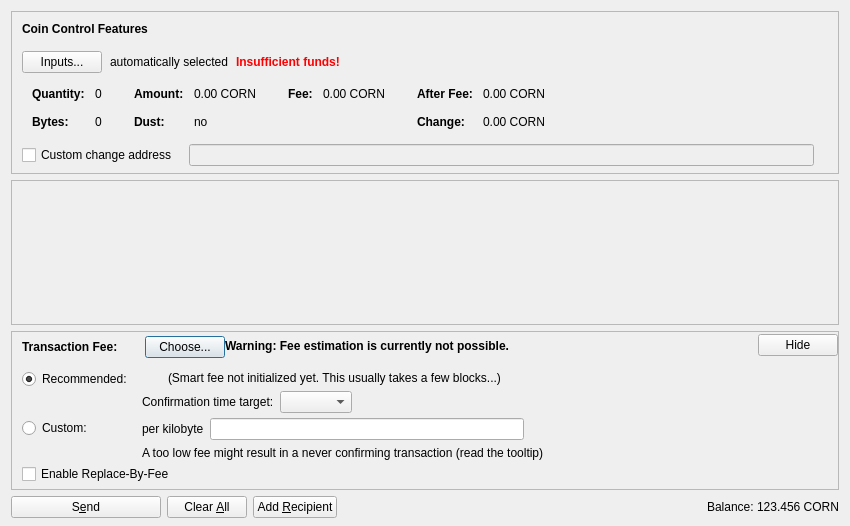
<?xml version="1.0" encoding="UTF-8"?>
<ui version="4.0">
 <class>SendCoinsDialog</class>
 <widget class="QDialog" name="SendCoinsDialog">
  <property name="geometry">
   <rect>
    <x>0</x>
    <y>0</y>
    <width>850</width>
    <height>526</height>
   </rect>
  </property>
  <property name="windowTitle">
   <string>Send Coins</string>
  </property>
  <layout class="QVBoxLayout" name="verticalLayout" stretch="0,1,0,0">
   <property name="bottomMargin">
    <number>8</number>
   </property>
   <item>
    <widget class="QFrame" name="frameCoinControl">
     <property name="sizePolicy">
      <sizepolicy hsizetype="Expanding" vsizetype="Expanding">
       <horstretch>0</horstretch>
       <verstretch>0</verstretch>
      </sizepolicy>
     </property>
     <property name="maximumSize">
      <size>
       <width>16777215</width>
       <height>16777215</height>
      </size>
     </property>
     <property name="frameShape">
      <enum>QFrame::StyledPanel</enum>
     </property>
     <property name="frameShadow">
      <enum>QFrame::Sunken</enum>
     </property>
     <layout class="QVBoxLayout" name="verticalLayoutCoinControl2">
      <property name="spacing">
       <number>0</number>
      </property>
      <property name="leftMargin">
       <number>0</number>
      </property>
      <property name="topMargin">
       <number>0</number>
      </property>
      <property name="rightMargin">
       <number>0</number>
      </property>
      <property name="bottomMargin">
       <number>6</number>
      </property>
      <item>
       <layout class="QVBoxLayout" name="verticalLayoutCoinControl" stretch="0,0,0,0,1">
        <property name="spacing">
         <number>0</number>
        </property>
        <property name="leftMargin">
         <number>10</number>
        </property>
        <property name="topMargin">
         <number>10</number>
        </property>
        <item>
         <layout class="QHBoxLayout" name="horizontalLayoutCoinControl1">
          <property name="bottomMargin">
           <number>15</number>
          </property>
          <item>
           <widget class="QLabel" name="labelCoinControlFeatures">
            <property name="sizePolicy">
             <sizepolicy hsizetype="Preferred" vsizetype="Maximum">
              <horstretch>0</horstretch>
              <verstretch>0</verstretch>
             </sizepolicy>
            </property>
            <property name="font">
             <font>
              <weight>75</weight>
              <bold>true</bold>
             </font>
            </property>
            <property name="styleSheet">
             <string notr="true">font-weight:bold;</string>
            </property>
            <property name="text">
             <string>Coin Control Features</string>
            </property>
           </widget>
          </item>
         </layout>
        </item>
        <item>
         <layout class="QHBoxLayout" name="horizontalLayoutCoinControl2" stretch="0,0,0,0">
          <property name="spacing">
           <number>8</number>
          </property>
          <property name="bottomMargin">
           <number>10</number>
          </property>
          <item>
           <widget class="QPushButton" name="pushButtonCoinControl">
            <property name="styleSheet">
             <string notr="true"/>
            </property>
            <property name="text">
             <string>Inputs...</string>
            </property>
            <property name="autoDefault">
             <bool>false</bool>
            </property>
           </widget>
          </item>
          <item>
           <widget class="QLabel" name="labelCoinControlAutomaticallySelected">
            <property name="text">
             <string>automatically selected</string>
            </property>
            <property name="margin">
             <number>5</number>
            </property>
           </widget>
          </item>
          <item>
           <widget class="QLabel" name="labelCoinControlInsuffFunds">
            <property name="font">
             <font>
              <weight>75</weight>
              <bold>true</bold>
             </font>
            </property>
            <property name="styleSheet">
             <string notr="true">color:red;font-weight:bold;</string>
            </property>
            <property name="text">
             <string>Insufficient funds!</string>
            </property>
            <property name="margin">
             <number>5</number>
            </property>
           </widget>
          </item>
          <item>
           <spacer name="horizontalSpacerCoinControl">
            <property name="orientation">
             <enum>Qt::Horizontal</enum>
            </property>
            <property name="sizeHint" stdset="0">
             <size>
              <width>40</width>
              <height>1</height>
             </size>
            </property>
           </spacer>
          </item>
         </layout>
        </item>
        <item>
         <widget class="QWidget" name="widgetCoinControl" native="true">
          <property name="sizePolicy">
           <sizepolicy hsizetype="Preferred" vsizetype="Preferred">
            <horstretch>0</horstretch>
            <verstretch>0</verstretch>
           </sizepolicy>
          </property>
          <property name="minimumSize">
           <size>
            <width>0</width>
            <height>0</height>
           </size>
          </property>
          <property name="styleSheet">
           <string notr="true"/>
          </property>
          <layout class="QHBoxLayout" name="horizontalLayoutCoinControl5">
           <property name="leftMargin">
            <number>0</number>
           </property>
           <property name="topMargin">
            <number>0</number>
           </property>
           <property name="rightMargin">
            <number>0</number>
           </property>
           <property name="bottomMargin">
            <number>0</number>
           </property>
           <item>
            <layout class="QHBoxLayout" name="horizontalLayoutCoinControl3" stretch="0,0,0,1">
             <property name="spacing">
              <number>20</number>
             </property>
             <property name="topMargin">
              <number>0</number>
             </property>
             <property name="bottomMargin">
              <number>10</number>
             </property>
             <item>
              <layout class="QFormLayout" name="formLayoutCoinControl1">
               <property name="horizontalSpacing">
                <number>10</number>
               </property>
               <property name="verticalSpacing">
                <number>14</number>
               </property>
               <property name="leftMargin">
                <number>10</number>
               </property>
               <property name="topMargin">
                <number>4</number>
               </property>
               <property name="rightMargin">
                <number>6</number>
               </property>
               <item row="0" column="0">
                <widget class="QLabel" name="labelCoinControlQuantityText">
                 <property name="font">
                  <font>
                   <weight>75</weight>
                   <bold>true</bold>
                  </font>
                 </property>
                 <property name="text">
                  <string>Quantity:</string>
                 </property>
                 <property name="margin">
                  <number>0</number>
                 </property>
                </widget>
               </item>
               <item row="0" column="1">
                <widget class="QLabel" name="labelCoinControlQuantity">
                 <property name="cursor">
                  <cursorShape>IBeamCursor</cursorShape>
                 </property>
                 <property name="contextMenuPolicy">
                  <enum>Qt::ActionsContextMenu</enum>
                 </property>
                 <property name="text">
                  <string notr="true">0</string>
                 </property>
                 <property name="margin">
                  <number>0</number>
                 </property>
                 <property name="textInteractionFlags">
                  <set>Qt::LinksAccessibleByMouse|Qt::TextSelectableByKeyboard|Qt::TextSelectableByMouse</set>
                 </property>
                </widget>
               </item>
               <item row="1" column="0">
                <widget class="QLabel" name="labelCoinControlBytesText">
                 <property name="font">
                  <font>
                   <weight>75</weight>
                   <bold>true</bold>
                  </font>
                 </property>
                 <property name="text">
                  <string>Bytes:</string>
                 </property>
                </widget>
               </item>
               <item row="1" column="1">
                <widget class="QLabel" name="labelCoinControlBytes">
                 <property name="cursor">
                  <cursorShape>IBeamCursor</cursorShape>
                 </property>
                 <property name="contextMenuPolicy">
                  <enum>Qt::ActionsContextMenu</enum>
                 </property>
                 <property name="text">
                  <string notr="true">0</string>
                 </property>
                 <property name="textInteractionFlags">
                  <set>Qt::LinksAccessibleByMouse|Qt::TextSelectableByKeyboard|Qt::TextSelectableByMouse</set>
                 </property>
                </widget>
               </item>
              </layout>
             </item>
             <item>
              <layout class="QFormLayout" name="formLayoutCoinControl2">
               <property name="horizontalSpacing">
                <number>10</number>
               </property>
               <property name="verticalSpacing">
                <number>14</number>
               </property>
               <property name="leftMargin">
                <number>6</number>
               </property>
               <property name="topMargin">
                <number>4</number>
               </property>
               <property name="rightMargin">
                <number>6</number>
               </property>
               <item row="0" column="0">
                <widget class="QLabel" name="labelCoinControlAmountText">
                 <property name="font">
                  <font>
                   <weight>75</weight>
                   <bold>true</bold>
                  </font>
                 </property>
                 <property name="text">
                  <string>Amount:</string>
                 </property>
                 <property name="margin">
                  <number>0</number>
                 </property>
                </widget>
               </item>
               <item row="0" column="1">
                <widget class="QLabel" name="labelCoinControlAmount">
                 <property name="cursor">
                  <cursorShape>IBeamCursor</cursorShape>
                 </property>
                 <property name="contextMenuPolicy">
                  <enum>Qt::ActionsContextMenu</enum>
                 </property>
                 <property name="text">
                  <string notr="true">0.00 CORN</string>
                 </property>
                 <property name="textInteractionFlags">
                  <set>Qt::LinksAccessibleByMouse|Qt::TextSelectableByKeyboard|Qt::TextSelectableByMouse</set>
                 </property>
                </widget>
               </item>
               <item row="1" column="0">
                <widget class="QLabel" name="labelCoinControlLowOutputText">
                 <property name="font">
                  <font>
                   <weight>75</weight>
                   <bold>true</bold>
                  </font>
                 </property>
                 <property name="text">
                  <string>Dust:</string>
                 </property>
                </widget>
               </item>
               <item row="1" column="1">
                <widget class="QLabel" name="labelCoinControlLowOutput">
                 <property name="cursor">
                  <cursorShape>IBeamCursor</cursorShape>
                 </property>
                 <property name="contextMenuPolicy">
                  <enum>Qt::ActionsContextMenu</enum>
                 </property>
                 <property name="text">
                  <string notr="true">no</string>
                 </property>
                 <property name="textInteractionFlags">
                  <set>Qt::LinksAccessibleByMouse|Qt::TextSelectableByKeyboard|Qt::TextSelectableByMouse</set>
                 </property>
                </widget>
               </item>
              </layout>
             </item>
             <item>
              <layout class="QFormLayout" name="formLayoutCoinControl3">
               <property name="horizontalSpacing">
                <number>10</number>
               </property>
               <property name="verticalSpacing">
                <number>14</number>
               </property>
               <property name="leftMargin">
                <number>6</number>
               </property>
               <property name="topMargin">
                <number>4</number>
               </property>
               <property name="rightMargin">
                <number>6</number>
               </property>
               <item row="0" column="0">
                <widget class="QLabel" name="labelCoinControlFeeText">
                 <property name="font">
                  <font>
                   <weight>75</weight>
                   <bold>true</bold>
                  </font>
                 </property>
                 <property name="text">
                  <string>Fee:</string>
                 </property>
                 <property name="margin">
                  <number>0</number>
                 </property>
                </widget>
               </item>
               <item row="0" column="1">
                <widget class="QLabel" name="labelCoinControlFee">
                 <property name="cursor">
                  <cursorShape>IBeamCursor</cursorShape>
                 </property>
                 <property name="contextMenuPolicy">
                  <enum>Qt::ActionsContextMenu</enum>
                 </property>
                 <property name="text">
                  <string notr="true">0.00 CORN</string>
                 </property>
                 <property name="textInteractionFlags">
                  <set>Qt::LinksAccessibleByMouse|Qt::TextSelectableByKeyboard|Qt::TextSelectableByMouse</set>
                 </property>
                </widget>
               </item>
              </layout>
             </item>
             <item>
              <layout class="QFormLayout" name="formLayoutCoinControl4">
               <property name="horizontalSpacing">
                <number>10</number>
               </property>
               <property name="verticalSpacing">
                <number>14</number>
               </property>
               <property name="leftMargin">
                <number>6</number>
               </property>
               <property name="topMargin">
                <number>4</number>
               </property>
               <property name="rightMargin">
                <number>6</number>
               </property>
               <item row="0" column="0">
                <widget class="QLabel" name="labelCoinControlAfterFeeText">
                 <property name="font">
                  <font>
                   <weight>75</weight>
                   <bold>true</bold>
                  </font>
                 </property>
                 <property name="text">
                  <string>After Fee:</string>
                 </property>
                 <property name="margin">
                  <number>0</number>
                 </property>
                </widget>
               </item>
               <item row="0" column="1">
                <widget class="QLabel" name="labelCoinControlAfterFee">
                 <property name="cursor">
                  <cursorShape>IBeamCursor</cursorShape>
                 </property>
                 <property name="contextMenuPolicy">
                  <enum>Qt::ActionsContextMenu</enum>
                 </property>
                 <property name="text">
                  <string notr="true">0.00 CORN</string>
                 </property>
                 <property name="textInteractionFlags">
                  <set>Qt::LinksAccessibleByMouse|Qt::TextSelectableByKeyboard|Qt::TextSelectableByMouse</set>
                 </property>
                </widget>
               </item>
               <item row="1" column="0">
                <widget class="QLabel" name="labelCoinControlChangeText">
                 <property name="font">
                  <font>
                   <weight>75</weight>
                   <bold>true</bold>
                  </font>
                 </property>
                 <property name="text">
                  <string>Change:</string>
                 </property>
                </widget>
               </item>
               <item row="1" column="1">
                <widget class="QLabel" name="labelCoinControlChange">
                 <property name="cursor">
                  <cursorShape>IBeamCursor</cursorShape>
                 </property>
                 <property name="contextMenuPolicy">
                  <enum>Qt::ActionsContextMenu</enum>
                 </property>
                 <property name="text">
                  <string notr="true">0.00 CORN</string>
                 </property>
                 <property name="textInteractionFlags">
                  <set>Qt::LinksAccessibleByMouse|Qt::TextSelectableByKeyboard|Qt::TextSelectableByMouse</set>
                 </property>
                </widget>
               </item>
              </layout>
             </item>
            </layout>
           </item>
          </layout>
         </widget>
        </item>
        <item>
         <layout class="QHBoxLayout" name="horizontalLayoutCoinControl4" stretch="0,0,0">
          <property name="spacing">
           <number>12</number>
          </property>
          <property name="sizeConstraint">
           <enum>QLayout::SetDefaultConstraint</enum>
          </property>
          <property name="topMargin">
           <number>5</number>
          </property>
          <property name="rightMargin">
           <number>5</number>
          </property>
          <item>
           <widget class="QCheckBox" name="checkBoxCoinControlChange">
            <property name="toolTip">
             <string>If this is activated, but the change address is empty or invalid, change will be sent to a newly generated address.</string>
            </property>
            <property name="text">
             <string>Custom change address</string>
            </property>
           </widget>
          </item>
          <item>
           <widget class="QValidatedLineEdit" name="lineEditCoinControlChange">
            <property name="enabled">
             <bool>false</bool>
            </property>
            <property name="sizePolicy">
             <sizepolicy hsizetype="Expanding" vsizetype="Fixed">
              <horstretch>0</horstretch>
              <verstretch>0</verstretch>
             </sizepolicy>
            </property>
           </widget>
          </item>
          <item>
           <widget class="QLabel" name="labelCoinControlChangeLabel">
            <property name="sizePolicy">
             <sizepolicy hsizetype="Preferred" vsizetype="Expanding">
              <horstretch>0</horstretch>
              <verstretch>0</verstretch>
             </sizepolicy>
            </property>
            <property name="minimumSize">
             <size>
              <width>0</width>
              <height>0</height>
             </size>
            </property>
            <property name="text">
             <string/>
            </property>
            <property name="margin">
             <number>3</number>
            </property>
           </widget>
          </item>
         </layout>
        </item>
        <item>
         <spacer name="verticalSpacerCoinControl">
          <property name="orientation">
           <enum>Qt::Vertical</enum>
          </property>
          <property name="sizeHint" stdset="0">
           <size>
            <width>800</width>
            <height>1</height>
           </size>
          </property>
         </spacer>
        </item>
       </layout>
      </item>
     </layout>
    </widget>
   </item>
   <item>
    <widget class="QScrollArea" name="scrollArea">
     <property name="widgetResizable">
      <bool>true</bool>
     </property>
     <widget class="QWidget" name="scrollAreaWidgetContents">
      <property name="geometry">
       <rect>
        <x>0</x>
        <y>0</y>
        <width>830</width>
        <height>104</height>
       </rect>
      </property>
      <layout class="QVBoxLayout" name="verticalLayout_2" stretch="0,1">
       <property name="leftMargin">
        <number>0</number>
       </property>
       <property name="topMargin">
        <number>0</number>
       </property>
       <property name="rightMargin">
        <number>0</number>
       </property>
       <property name="bottomMargin">
        <number>0</number>
       </property>
       <item>
        <layout class="QVBoxLayout" name="entries">
         <property name="spacing">
          <number>6</number>
         </property>
        </layout>
       </item>
       <item>
        <spacer name="verticalSpacer">
         <property name="orientation">
          <enum>Qt::Vertical</enum>
         </property>
         <property name="sizeHint" stdset="0">
          <size>
           <width>20</width>
           <height>40</height>
          </size>
         </property>
        </spacer>
       </item>
      </layout>
     </widget>
    </widget>
   </item>
   <item>
    <widget class="QFrame" name="frameFee">
     <property name="sizePolicy">
      <sizepolicy hsizetype="Expanding" vsizetype="Expanding">
       <horstretch>0</horstretch>
       <verstretch>0</verstretch>
      </sizepolicy>
     </property>
     <property name="maximumSize">
      <size>
       <width>16777215</width>
       <height>16777215</height>
      </size>
     </property>
     <property name="frameShape">
      <enum>QFrame::StyledPanel</enum>
     </property>
     <property name="frameShadow">
      <enum>QFrame::Sunken</enum>
     </property>
     <layout class="QVBoxLayout" name="verticalLayoutFee1">
      <property name="spacing">
       <number>0</number>
      </property>
      <property name="leftMargin">
       <number>0</number>
      </property>
      <property name="topMargin">
       <number>0</number>
      </property>
      <property name="rightMargin">
       <number>0</number>
      </property>
      <property name="bottomMargin">
       <number>0</number>
      </property>
      <item>
       <layout class="QVBoxLayout" name="verticalLayoutFee2" stretch="0,0,0">
        <property name="spacing">
         <number>0</number>
        </property>
        <property name="leftMargin">
         <number>10</number>
        </property>
        <property name="topMargin">
         <number>0</number>
        </property>
        <item>
         <layout class="QHBoxLayout" name="horizontalLayoutFee1">
          <property name="bottomMargin">
           <number>0</number>
          </property>
          <item>
           <layout class="QVBoxLayout" name="verticalLayoutFee7">
            <property name="spacing">
             <number>0</number>
            </property>
            <item>
             <spacer name="verticalSpacerSmartFee">
              <property name="orientation">
               <enum>Qt::Vertical</enum>
              </property>
              <property name="sizeType">
               <enum>QSizePolicy::Fixed</enum>
              </property>
              <property name="sizeHint" stdset="0">
               <size>
                <width>1</width>
                <height>4</height>
               </size>
              </property>
             </spacer>
            </item>
            <item>
             <layout class="QHBoxLayout" name="horizontalLayoutSmartFee">
              <property name="spacing">
               <number>10</number>
              </property>
              <item>
               <widget class="QLabel" name="labelFeeHeadline">
                <property name="sizePolicy">
                 <sizepolicy hsizetype="Preferred" vsizetype="Maximum">
                  <horstretch>0</horstretch>
                  <verstretch>0</verstretch>
                 </sizepolicy>
                </property>
                <property name="font">
                 <font>
                  <weight>75</weight>
                  <bold>true</bold>
                 </font>
                </property>
                <property name="styleSheet">
                 <string notr="true">font-weight:bold;</string>
                </property>
                <property name="text">
                 <string>Transaction Fee:</string>
                </property>
               </widget>
              </item>
              <item>
               <widget class="QLabel" name="labelFeeMinimized">
                <property name="text">
                 <string/>
                </property>
               </widget>
              </item>
              <item>
               <widget class="QPushButton" name="buttonChooseFee">
                <property name="text">
                 <string>Choose...</string>
                </property>
               </widget>
              </item>
             </layout>
            </item>
            <item>
             <spacer name="verticalSpacer_5">
              <property name="orientation">
               <enum>Qt::Vertical</enum>
              </property>
              <property name="sizeHint" stdset="0">
               <size>
                <width>1</width>
                <height>1</height>
               </size>
              </property>
             </spacer>
            </item>
           </layout>
          </item>
          <item>
           <widget class="QLabel" name="fallbackFeeWarningLabel">
            <property name="toolTip">
             <string>Using the fallbackfee can result in sending a transaction that will take several hours or days (or never) to confirm. Consider choosing your fee manually or wait until you have validated the complete chain.</string>
            </property>
            <property name="font">
            <font>
                <weight>75</weight>
                <bold>true</bold>
            </font>
            </property>
            <property name="text">
             <string>Warning: Fee estimation is currently not possible.</string>
            </property>
            <property name="wordWrap">
             <bool>false</bool>
            </property>
           </widget>
          </item>
          <item>
           <spacer name="horizontalSpacer_4">
            <property name="orientation">
             <enum>Qt::Horizontal</enum>
            </property>
            <property name="sizeType">
             <enum>QSizePolicy::MinimumExpanding</enum>
            </property>
            <property name="sizeHint" stdset="0">
             <size>
              <width>40</width>
              <height>20</height>
             </size>
            </property>
           </spacer>
          </item>
          <item>
           <widget class="QPushButton" name="buttonMinimizeFee">
            <property name="toolTip">
             <string>collapse fee-settings</string>
            </property>
            <property name="text">
             <string>Hide</string>
            </property>
           </widget>
          </item>
         </layout>
        </item>
        <item>
         <widget class="QFrame" name="frameFeeSelection">
          <layout class="QVBoxLayout" name="verticalLayoutFee12">
           <property name="spacing">
            <number>0</number>
           </property>
           <property name="leftMargin">
            <number>0</number>
           </property>
           <property name="topMargin">
            <number>0</number>
           </property>
           <property name="rightMargin">
            <number>0</number>
           </property>
           <property name="bottomMargin">
            <number>0</number>
           </property>
           <item>
            <layout class="QGridLayout" name="gridLayoutFee">
             <property name="topMargin">
              <number>10</number>
             </property>
             <property name="bottomMargin">
              <number>4</number>
             </property>
             <property name="horizontalSpacing">
              <number>10</number>
             </property>
             <property name="verticalSpacing">
              <number>4</number>
             </property>
             <item row="1" column="1">
              <layout class="QVBoxLayout" name="verticalLayoutFee8">
               <property name="spacing">
                <number>6</number>
               </property>
               <item>
                <layout class="QHBoxLayout" name="horizontalLayoutFee13">
                 <item>
                  <widget class="QLabel" name="labelCustomPerKilobyte">
                   <property name="toolTip">
                    <string>Specify a custom fee per kB (1,000 bytes) of the transaction's virtual size.

Note:  Since the fee is calculated on a per-byte basis, a fee of "100 satoshis per kB" for a transaction size of 500 bytes (half of 1 kB) would ultimately yield a fee of only 50 satoshis.</string>
                   </property>
                   <property name="text">
                    <string>per kilobyte</string>
                   </property>
                  </widget>
                 </item>
                 <item>
                  <widget class="BitcoinAmountField" name="customFee"/>
                 </item>
                 <item>
                  <spacer name="horizontalSpacer_6">
                   <property name="orientation">
                    <enum>Qt::Horizontal</enum>
                   </property>
                   <property name="sizeHint" stdset="0">
                    <size>
                     <width>1</width>
                     <height>1</height>
                    </size>
                   </property>
                  </spacer>
                 </item>
                </layout>
               </item>
               <item>
                <layout class="QHBoxLayout" name="horizontalLayoutFee8">
                 <item>
                  <widget class="QLabel" name="labelCustomFeeWarning">
                   <property name="enabled">
                    <bool>true</bool>
                   </property>
                   <property name="toolTip">
                    <string>When there is less transaction volume than space in the blocks, miners as well as relaying nodes may enforce a minimum fee. Paying only this minimum fee is just fine, but be aware that this can result in a never confirming transaction once there is more demand for bitcorn transactions than the network can process.</string>
                   </property>
                   <property name="text">
                    <string>A too low fee might result in a never confirming transaction (read the tooltip)</string>
                   </property>
                  </widget>
                 </item>
                 <item>
                  <spacer name="horizontalSpacer_2">
                   <property name="orientation">
                    <enum>Qt::Horizontal</enum>
                   </property>
                   <property name="sizeHint" stdset="0">
                    <size>
                     <width>1</width>
                     <height>1</height>
                    </size>
                   </property>
                  </spacer>
                 </item>
                </layout>
               </item>
              </layout>
             </item>
             <item row="0" column="0">
              <layout class="QVBoxLayout" name="verticalLayoutFee4" stretch="0,1">
               <item>
                <widget class="QRadioButton" name="radioSmartFee">
                 <property name="text">
                  <string>Recommended:</string>
                 </property>
                 <property name="checked">
                  <bool>true</bool>
                 </property>
                 <attribute name="buttonGroup">
                  <string notr="true">groupFee</string>
                 </attribute>
                </widget>
               </item>
               <item>
                <spacer name="verticalSpacer_2">
                 <property name="orientation">
                  <enum>Qt::Vertical</enum>
                 </property>
                 <property name="sizeHint" stdset="0">
                  <size>
                   <width>1</width>
                   <height>1</height>
                  </size>
                 </property>
                </spacer>
               </item>
              </layout>
             </item>
             <item row="1" column="0">
              <layout class="QVBoxLayout" name="verticalLayoutFee9" stretch="0,1">
               <item>
                <widget class="QRadioButton" name="radioCustomFee">
                 <property name="text">
                  <string>Custom:</string>
                 </property>
                 <attribute name="buttonGroup">
                  <string notr="true">groupFee</string>
                 </attribute>
                </widget>
               </item>
               <item>
                <spacer name="verticalSpacer_6">
                 <property name="orientation">
                  <enum>Qt::Vertical</enum>
                 </property>
                 <property name="sizeHint" stdset="0">
                  <size>
                   <width>1</width>
                   <height>1</height>
                  </size>
                 </property>
                </spacer>
               </item>
              </layout>
             </item>
             <item row="0" column="1">
              <layout class="QVBoxLayout" name="verticalLayoutFee3" stretch="0,0,1">
               <property name="spacing">
                <number>6</number>
               </property>
               <property name="topMargin">
                <number>2</number>
               </property>
               <item>
                <layout class="QHBoxLayout" name="horizontalLayoutFee12">
                 <item>
                  <widget class="QLabel" name="labelSmartFee">
                   <property name="text">
                    <string/>
                   </property>
                  </widget>
                 </item>
                 <item>
                  <widget class="QLabel" name="labelFeeEstimation">
                   <property name="text">
                    <string/>
                   </property>
                  </widget>
                 </item>
                 <item>
                  <widget class="QLabel" name="labelSmartFee2">
                   <property name="text">
                    <string>(Smart fee not initialized yet. This usually takes a few blocks...)</string>
                   </property>
                  </widget>
                 </item>
                 <item>
                  <spacer name="horizontalSpacer_5">
                   <property name="orientation">
                    <enum>Qt::Horizontal</enum>
                   </property>
                   <property name="sizeHint" stdset="0">
                    <size>
                     <width>1</width>
                     <height>1</height>
                    </size>
                   </property>
                  </spacer>
                 </item>
                </layout>
               </item>
               <item>
                <layout class="QHBoxLayout" name="horizontalLayoutFee9">
                 <item>
                  <layout class="QVBoxLayout" name="verticalLayoutFee6">
                   <item>
                    <widget class="QLabel" name="labelSmartFee3">
                     <property name="text">
                      <string>Confirmation time target:</string>
                     </property>
                    </widget>
                   </item>
                  </layout>
                 </item>
                 <item>
                  <layout class="QVBoxLayout" name="verticalLayoutFee5">
                   <property name="rightMargin">
                    <number>30</number>
                   </property>
                   <item>
                    <layout class="QHBoxLayout" name="horizontalLayoutConfTarget">
                     <property name="bottomMargin">
                      <number>0</number>
                     </property>
                     <item>
                      <widget class="QComboBox" name="confTargetSelector"/>
                     </item>
                     <item>
                      <spacer name="horizontalSpacerConfTarget">
                       <property name="orientation">
                        <enum>Qt::Horizontal</enum>
                       </property>
                       <property name="sizeHint" stdset="0">
                        <size>
                         <width>40</width>
                         <height>20</height>
                        </size>
                       </property>
                      </spacer>
                     </item>
                    </layout>
                   </item>
                  </layout>
                 </item>
                </layout>
               </item>
               <item>
                <spacer name="verticalSpacer_4">
                 <property name="orientation">
                  <enum>Qt::Vertical</enum>
                 </property>
                 <property name="sizeHint" stdset="0">
                  <size>
                   <width>1</width>
                   <height>1</height>
                  </size>
                 </property>
                </spacer>
               </item>
              </layout>
             </item>
            </layout>
           </item>
           <item>
            <widget class="QCheckBox" name="optInRBF">
             <property name="text">
              <string>Enable Replace-By-Fee</string>
             </property>
             <property name="toolTip">
              <string>With Replace-By-Fee (BIP-125) you can increase a transaction's fee after it is sent. Without this, a higher fee may be recommended to compensate for increased transaction delay risk.</string>
             </property>
            </widget>
           </item>
          </layout>
         </widget>
        </item>
        <item>
         <spacer name="verticalSpacerFee">
          <property name="orientation">
           <enum>Qt::Vertical</enum>
          </property>
          <property name="sizeHint" stdset="0">
           <size>
            <width>40</width>
            <height>5</height>
           </size>
          </property>
         </spacer>
        </item>
       </layout>
      </item>
     </layout>
    </widget>
   </item>
   <item>
    <layout class="QHBoxLayout" name="horizontalLayout">
     <item>
      <widget class="QPushButton" name="sendButton">
       <property name="minimumSize">
        <size>
         <width>150</width>
         <height>0</height>
        </size>
       </property>
       <property name="toolTip">
        <string>Confirm the send action</string>
       </property>
       <property name="text">
        <string>S&amp;end</string>
       </property>
       <property name="icon">
        <iconset resource="../bitcorn.qrc">
         <normaloff>:/icons/send</normaloff>:/icons/send</iconset>
       </property>
       <property name="autoDefault">
        <bool>false</bool>
       </property>
       <property name="default">
        <bool>false</bool>
       </property>
      </widget>
     </item>
     <item>
      <widget class="QPushButton" name="clearButton">
       <property name="sizePolicy">
        <sizepolicy hsizetype="Minimum" vsizetype="Fixed">
         <horstretch>0</horstretch>
         <verstretch>0</verstretch>
        </sizepolicy>
       </property>
       <property name="toolTip">
        <string>Clear all fields of the form.</string>
       </property>
       <property name="text">
        <string>Clear &amp;All</string>
       </property>
       <property name="icon">
        <iconset resource="../bitcorn.qrc">
         <normaloff>:/icons/remove</normaloff>:/icons/remove</iconset>
       </property>
       <property name="autoDefault">
        <bool>false</bool>
       </property>
      </widget>
     </item>
     <item>
      <widget class="QPushButton" name="addButton">
       <property name="toolTip">
        <string>Send to multiple recipients at once</string>
       </property>
       <property name="text">
        <string>Add &amp;Recipient</string>
       </property>
       <property name="icon">
        <iconset resource="../bitcorn.qrc">
         <normaloff>:/icons/add</normaloff>:/icons/add</iconset>
       </property>
       <property name="autoDefault">
        <bool>false</bool>
       </property>
      </widget>
     </item>
     <item>
      <spacer name="horizontalSpacer">
       <property name="orientation">
        <enum>Qt::Horizontal</enum>
       </property>
       <property name="sizeHint" stdset="0">
        <size>
         <width>40</width>
         <height>20</height>
        </size>
       </property>
      </spacer>
     </item>
     <item>
      <layout class="QHBoxLayout" name="horizontalLayout_2">
       <property name="spacing">
        <number>3</number>
       </property>
       <item>
        <widget class="QLabel" name="label">
         <property name="sizePolicy">
          <sizepolicy hsizetype="Preferred" vsizetype="Fixed">
           <horstretch>0</horstretch>
           <verstretch>0</verstretch>
          </sizepolicy>
         </property>
         <property name="text">
          <string>Balance:</string>
         </property>
        </widget>
       </item>
       <item>
        <widget class="QLabel" name="labelBalance">
         <property name="sizePolicy">
          <sizepolicy hsizetype="Preferred" vsizetype="Fixed">
           <horstretch>0</horstretch>
           <verstretch>0</verstretch>
          </sizepolicy>
         </property>
         <property name="cursor">
          <cursorShape>IBeamCursor</cursorShape>
         </property>
         <property name="text">
          <string notr="true">123.456 CORN</string>
         </property>
         <property name="textInteractionFlags">
          <set>Qt::LinksAccessibleByMouse|Qt::TextSelectableByKeyboard|Qt::TextSelectableByMouse</set>
         </property>
        </widget>
       </item>
      </layout>
     </item>
    </layout>
   </item>
  </layout>
 </widget>
 <customwidgets>
  <customwidget>
   <class>QValidatedLineEdit</class>
   <extends>QLineEdit</extends>
   <header>qt/qvalidatedlineedit.h</header>
  </customwidget>
  <customwidget>
   <class>BitcoinAmountField</class>
   <extends>QLineEdit</extends>
   <header>qt/bitcoinamountfield.h</header>
   <container>1</container>
  </customwidget>
 </customwidgets>
 <resources>
  <include location="../bitcorn.qrc"/>
 </resources>
 <connections/>
 <buttongroups>
  <buttongroup name="groupFee"/>
 </buttongroups>
</ui>
